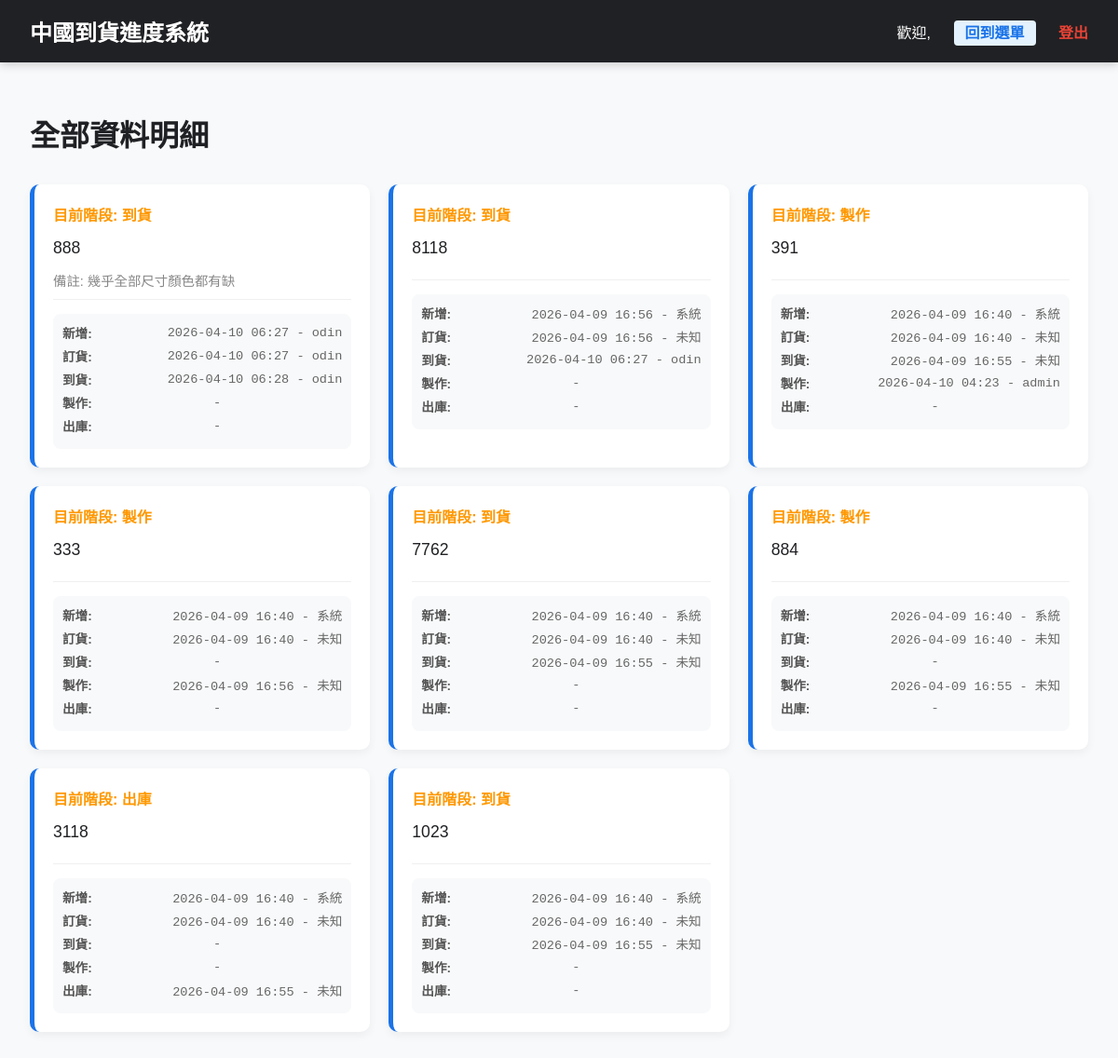
/all_data, run on an earlier commit of the app's database.
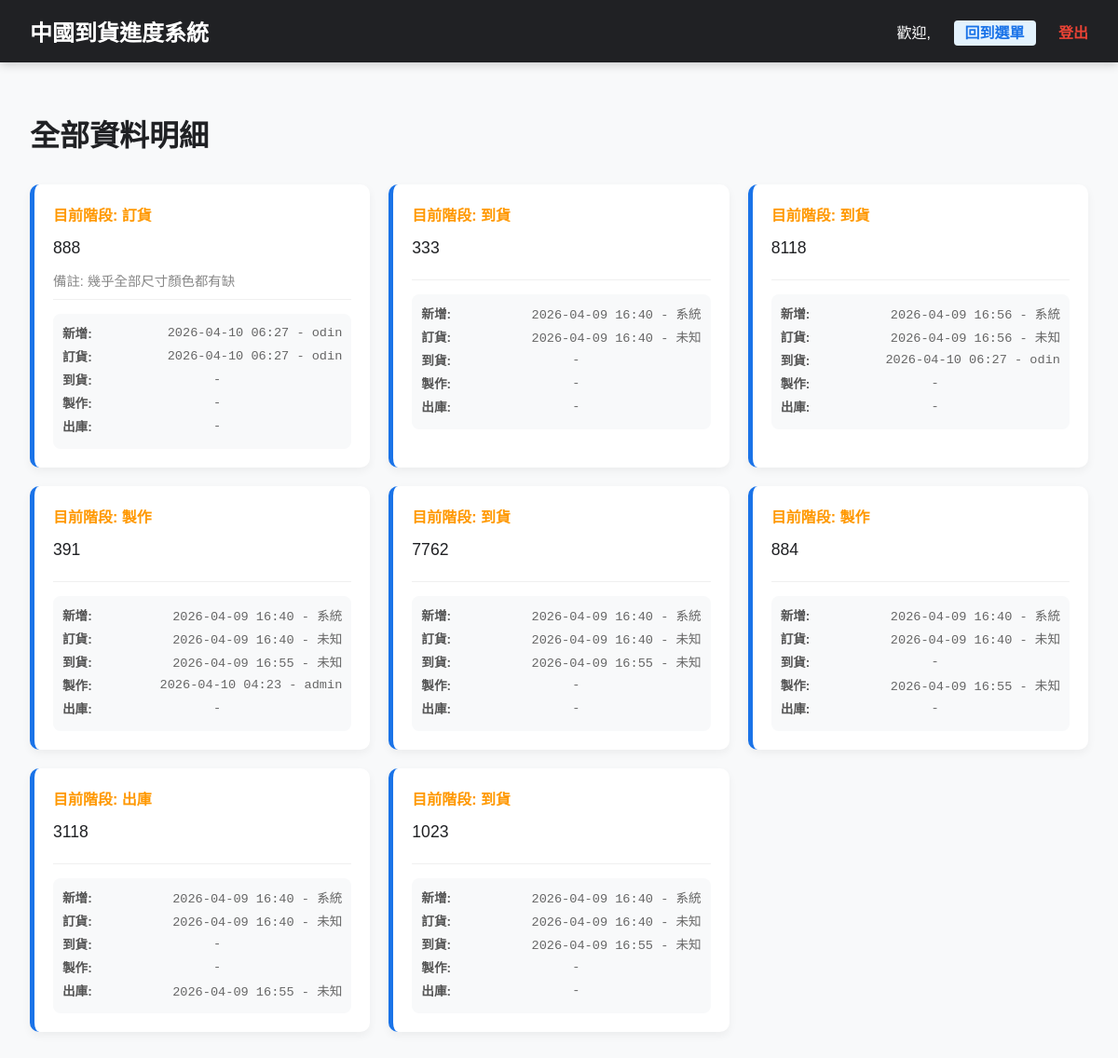
And on a later commit of the database.
### models.py (models this page shows)
class SignboardItem(db.Model):
    id = db.Column(db.Integer, primary_key=True)
    content = db.Column(db.Text, nullable=False)
    remark = db.Column(db.Text) # 備註 (選填)
    current_stage = db.Column(db.String(50), default='ORDER')
    stage_dates = db.Column(db.JSON, default={})
    updated_at = db.Column(db.DateTime, default=datetime.now, onupdate=datetime.now)

### main.py (the view)
@app.route('/all_data')
def all_data_page():
    items = SignboardItem.query.order_by(SignboardItem.updated_at.desc()).all()
    workflow_stages = get_workflow_stages()
    processed_items = []
    for item in items:
        p_item = {
            'id': item.id,
            'content': item.content,
            'remark': item.remark,
            'current_stage_key': item.current_stage,
            'history': []
        }
        created_val = item.stage_dates.get('CREATED')
        if not created_val:
            for s in workflow_stages:
                if item.stage_dates.get(s['key']):
                    created_val = item.stage_dates.get(s['key'])
                    break
        if created_val:
            if isinstance(created_val, dict):
                dt = datetime.fromisoformat(created_val['date']).strftime('%Y-%m-%d %H:%M')
                user = created_val['user']
            else:
                dt = datetime.fromisoformat(created_val).strftime('%Y-%m-%d %H:%M')
                user = "系統"
            display_str = f"{dt} - {user}"
        else:
            display_str = "-"
        p_item['history'].append({'name': '新增', 'val': display_str})
        for s in workflow_stages:
            val = item.stage_dates.get(s['key'])
            if val:
                if isinstance(val, dict):
                    dt = datetime.fromisoformat(val['date']).strftime('%Y-%m-%d %H:%M')
                    user = val['user']
                else:
                    dt = datetime.fromisoformat(val).strftime('%Y-%m-%d %H:%M')
                    user = "未知"
                display_val = f"{dt} - {user}"
            else:
                display_val = "-"
            p_item['history'].append({'name': s['name'], 'val': display_val})
            if s['key'] == item.current_stage:
                p_item['current_stage_name'] = s['name']
        processed_items.append(p_item)
    return render_template('all_data.html', items=processed_items)

### main.py (called while the page is built, shortened)
def get_config(key, default=None):
    config = SystemConfig.query.filter_by(key=key).first()
    return config.value if config else default

def get_inf_config(section, key, default=None):
    inf_path = os.path.join(os.path.dirname(__file__), 'config.inf')
    if not os.path.exists(inf_path):
        return default

def get_workflow_stages():
    stages_str = get_inf_config('Workflow', 'stages', 'ORDER:訂貨,ARRIVAL:到貨,PRODUCTION:製作,DELIVERY:出庫')
    stages = []
    for item in stages_str.split(','):
        if ':' in item:
            key, name = item.strip().split(':')
            stages.append({'key': key.strip(), 'name': name.strip()})
    return stages

@app.context_processor
def inject_config():
    return {
        'site_title': get_config('site_title', '中國到貨看板系統'),
        'workflow_stages': get_workflow_stages(),
        'undo_mode': get_inf_config('System', 'undo_mode', '1')
    }

### templates/all_data.html (shortened to what this page needs)
{% extends "layout.html" %}
{% block content %}
<h1>全部資料明細</h1>
<div style="height: 10px;"></div>
<div style="display: grid; grid-template-columns: repeat(auto-fill, minmax(300px, 1fr)); gap: 20px;">
    {% for item in items %}
    <div style="background: white; padding: 20px; border-radius: 10px; box-shadow: 0 4px 10px rgba(0,0,0,0.05); border-left: 5px solid #1a73e8;">
        <div style="display: flex; justify-content: space-between; margin-bottom: 10px;">
            <span style="font-weight: bold; color: #ff9800;">目前階段: {{ item.current_stage_name }}</span>
        </div>
        <div style="font-size: 1.1rem; line-height: 1.6; word-break: break-all; margin-bottom: 10px;">
            {{ item.content }}
        </div>
        <div style="font-size: 0.9rem; color: #888; border-bottom: 1px solid #f0f0f0; padding-bottom: 10px; margin-bottom: 15px;">
            {% if item.remark %}備註: {{ item.remark }}{% endif %}
        </div>
        <div style="font-size: 0.85rem; color: #666; background: #f8f9fa; padding: 10px; border-radius: 8px;">
            {% for h in item.history %}
            <div style="margin-bottom: 5px; display: flex; align-items: center;">
                <span style="font-weight: bold; color: #555; white-space: nowrap;">{{ h.name }}:</span>
                <span style="font-family: monospace; flex-grow: 1; text-align: {{ 'center' if h.val == '-' else 'right' }};">{{ h.val }}</span>
            </div>
            {% endfor %}
        </div>
    </div>
    {% endfor %}
</div>
{% endblock %}

What changed in the data, as far as the page shows it:
changed SignboardItem "幾乎全部尺寸顏色都有缺": current_stage_name "到貨" → "訂貨"
changed SignboardItem (number 2 of 8 on the later page): current_stage_name "製作" → "到貨"; moves up the list
Also different on the page:
new list line: "到貨 : -"
new list line: "製作 : -"
list line gone: "到貨 : 2026-04-10 06:28 - odin"
list line gone: "製作 : 2026-04-09 16:56 - 未知"
